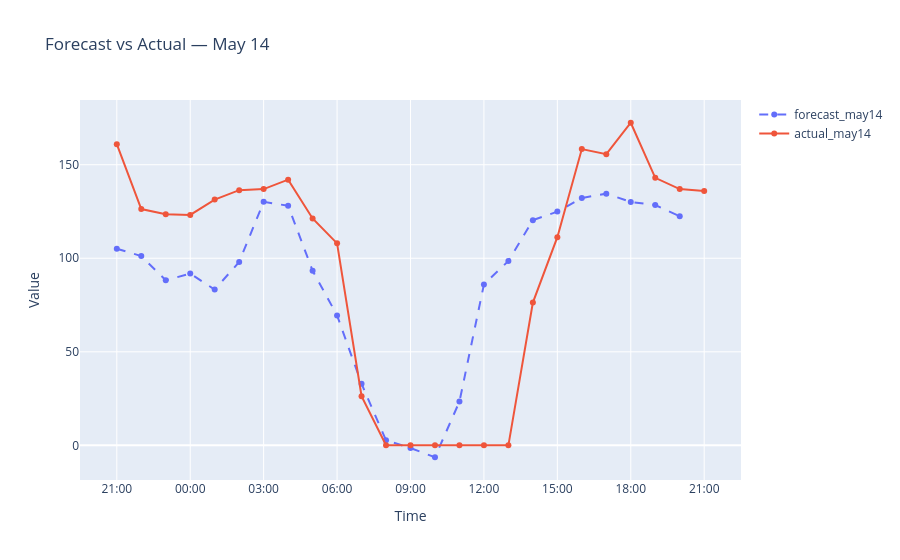

Write notebook code for a chart like this one.
### Code cell
import plotly.graph_objects as go

# df has a DatetimeIndex and columns: forecast_may14, actual_may14

fig = go.Figure()

fig.add_trace(go.Scatter(
    x=forecast_may14.index,
    y=forecast_may14,
    mode='lines+markers',
    name='forecast_may14',
    line=dict(dash='dash')
))

fig.add_trace(go.Scatter(
    x=actual_may14.index,
    y=actual_may14,
    mode='lines+markers',
    name='actual_may14'
))

fig.update_layout(
    title='Forecast vs Actual — May 14',
    xaxis_title='Time',
    yaxis_title='Value',
    hovermode='x unified',
    xaxis=dict(tickformat='%H:%M')  # or '%Y-%m-%d %H:%M' for full datetime
)

fig.show()

### Figure 1 — Plotly figure (JSON) as saved in the notebook; plotly's stock layout.template omitted (floating-point values rounded to 4 significant figures)
{"data": [{"line": {"dash": "dash"}, "mode": "lines+markers", "name": "forecast_may14", "type": "scatter", "x": ["2026-05-13T21:00:00+00:00", "2026-05-13T22:00:00+00:00", "2026-05-13T23:00:00+00:00", "2026-05-14T00:00:00+00:00", "2026-05-14T01:00:00+00:00", "2026-05-14T02:00:00+00:00", "2026-05-14T03:00:00+00:00", "2026-05-14T04:00:00+00:00", "2026-05-14T05:00:00+00:00", "2026-05-14T06:00:00+00:00", "2026-05-14T07:00:00+00:00", "2026-05-14T08:00:00+00:00", "2026-05-14T09:00:00+00:00", "2026-05-14T10:00:00+00:00", "2026-05-14T11:00:00+00:00", "2026-05-14T12:00:00+00:00", "2026-05-14T13:00:00+00:00", "2026-05-14T14:00:00+00:00", "2026-05-14T15:00:00+00:00", "2026-05-14T16:00:00+00:00", "2026-05-14T17:00:00+00:00", "2026-05-14T18:00:00+00:00", "2026-05-14T19:00:00+00:00", "2026-05-14T20:00:00+00:00"], "y": [105.1, 101.2, 88.23, 91.79, 83.25, 98.03, 130.2, 128.1, 93.33, 69.44, 32.92, 2.702, -1.462, -6.371, 23.37, 86.01, 98.56, 120.4, 124.9, 132.2, 134.5, 130.1, 128.4, 122.5]}, {"mode": "lines+markers", "name": "actual_may14", "type": "scatter", "x": ["2026-05-13T21:00:00+00:00", "2026-05-13T22:00:00+00:00", "2026-05-13T23:00:00+00:00", "2026-05-14T00:00:00+00:00", "2026-05-14T01:00:00+00:00", "2026-05-14T02:00:00+00:00", "2026-05-14T03:00:00+00:00", "2026-05-14T04:00:00+00:00", "2026-05-14T05:00:00+00:00", "2026-05-14T06:00:00+00:00", "2026-05-14T07:00:00+00:00", "2026-05-14T08:00:00+00:00", "2026-05-14T09:00:00+00:00", "2026-05-14T10:00:00+00:00", "2026-05-14T11:00:00+00:00", "2026-05-14T12:00:00+00:00", "2026-05-14T13:00:00+00:00", "2026-05-14T14:00:00+00:00", "2026-05-14T15:00:00+00:00", "2026-05-14T16:00:00+00:00", "2026-05-14T17:00:00+00:00", "2026-05-14T18:00:00+00:00", "2026-05-14T19:00:00+00:00", "2026-05-14T20:00:00+00:00", "2026-05-14T21:00:00+00:00"], "y": [161.0, 126.3, 123.5, 123.2, 131.3, 136.4, 137.0, 142.0, 121.3, 108.0, 26.25, 0.01, 0.0375, 0.0125, 0.01, 0.005, 0.0125, 76.31, 111.3, 158.4, 155.6, 172.4, 143.0, 137.0, 136.0]}], "layout": {"hovermode": "x unified", "title": {"text": "Forecast vs Actual — May 14"}, "xaxis": {"tickformat": "%H:%M", "title": {"text": "Time"}}, "yaxis": {"title": {"text": "Value"}}}}
